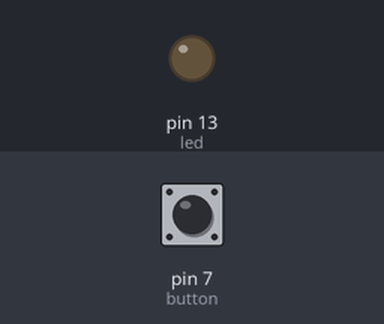
The sketch below on a simulated Arduino Uno, built with avr-gcc and run on an emulated ATmega328P. On the bench: output pins drawn as LEDs (lit = HIGH). Inputs (shaded band) come from the test bench; at power-on: pin 7 (button) LOW.

Above: at 1.2 s.
1.3 s: pin 7 (button) pulsed HIGH 2 times (0.12 s each, 0.3 s apart)
At 2.8 s:
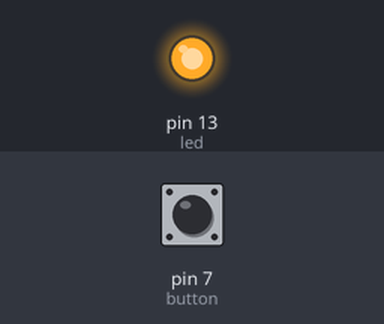
Timing chart, 0 to 4.3 s (numbered marks = the images above; inputs shaded):
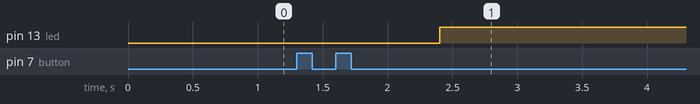

The sketch:

clapperv1.ino
```cpp
const int led = 13;
const int button = 7;
int val = 0;
int oldval = 0;
int timespushed = 0;
int condition = 0;
unsigned long starttime = 0;

void setup() {
  // set led and button pins to output/input
  pinMode(led, OUTPUT);
  pinMode(button, INPUT);
}

void loop() {
  //take the starting time
  starttime = millis();
  // check in the interval of about a second:
  while ((millis() - starttime) < 1200) {
    //is the button pushed?
    val = digitalRead(button);

  //check whether input is high and oldval is low (change in button condition)
    if ((val == HIGH) && (oldval == LOW)) {
      timespushed = timespushed + 1;

    }
  //set oldval to current val
    oldval = val;
  //debouncing makes no sense
    delay(20);

  }


  //store val to old value


  //turn on led if state is on and button is pushed >= twice, vice versa
    if ((condition == 0) && (timespushed==2)) {
      digitalWrite(led, HIGH);
      condition = 1 - condition;
    }
    else if ((condition == 1) && (timespushed==2)) {
      digitalWrite(led, LOW);
      condition = 1 - condition;
    }
    //reset times pushed
    timespushed = 0;
}
```

Measured:
- after the input at 1.3 s, pin 13 (led): LOW → HIGH after 1.1 s
